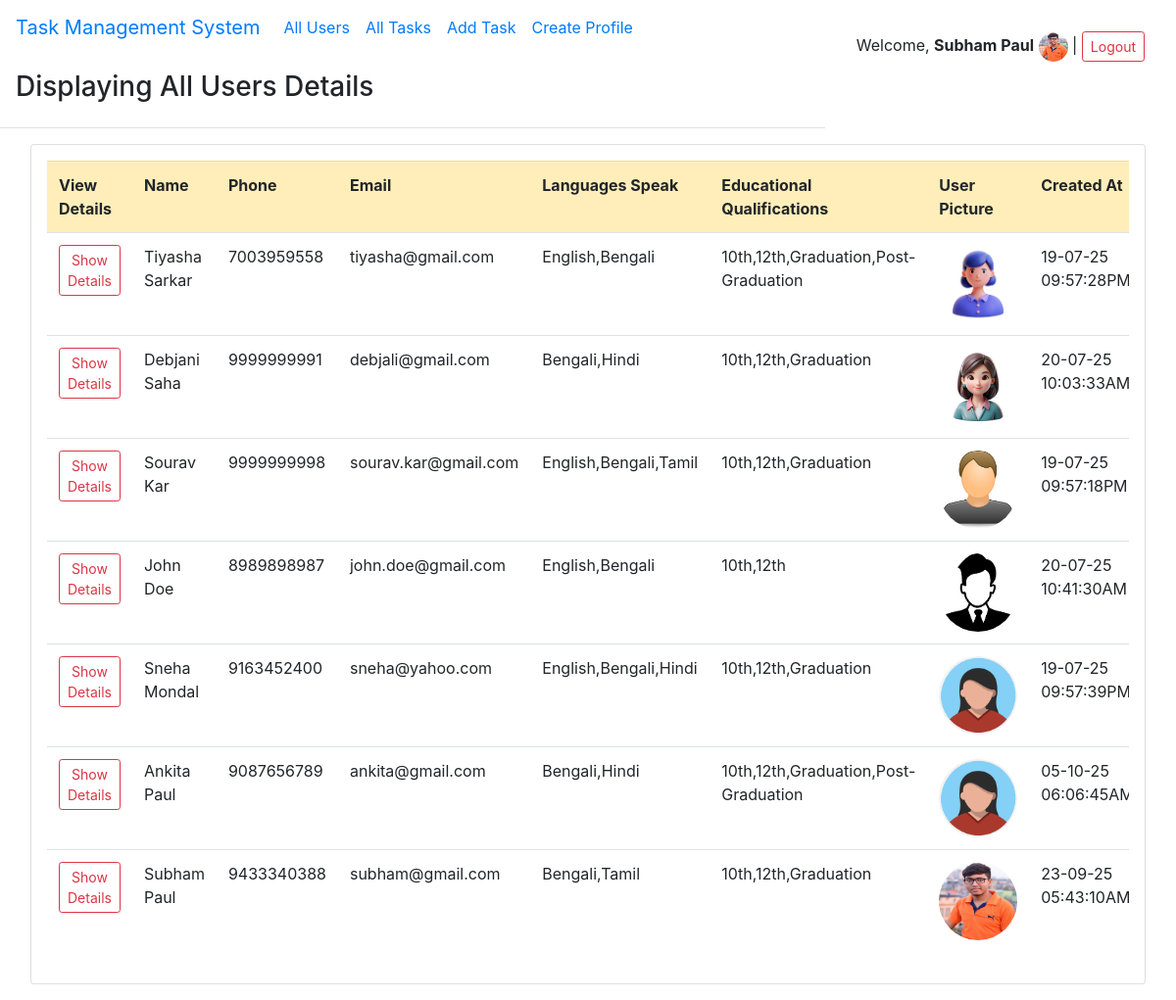
The page / (signed in) on the database its author committed.
### tables this page shows
CREATE TABLE `users` (
  `user_id` varchar(100) NOT NULL,
  `name` varchar(100) NOT NULL,
  `phone` varchar(20) NOT NULL,
  `email` varchar(100) NOT NULL,
  `pass1` varchar(255) NOT NULL,
  `educations` text NOT NULL,
  `languages` text NOT NULL,
  `profile_pic` varchar(255) NOT NULL,
  `role` varchar(10) NOT NULL DEFAULT 'regular',
  `created` timestamp NOT NULL DEFAULT current_timestamp()
);

### index.php (the view, shortened to what this page needs)
<!DOCTYPE html>
<html lang="en">
<head>
   <?php
   include_once("./assets/plugins.php");
   include_once("auth.php");
   include_once("navbar.php");
   ?>
</head>
<body>
   <header class="modal-header">
      <h3>Displaying All Users Details</h3>
   </header>
   <div class="container-fluid">
      <div class="card p-3 m-3">
         <div class="table-responsive">
            <table class="table table-hover">
               <tr class="table-warning">
                  <th>View Details</th>
                  <th>Name</th>
                  <th>Phone</th>
                  <th>Email</th>
                  <th>Languages Speak</th>
                  <th>Educational Qualifications</th>
                  <th>User Picture</th>
                  <th>Created At</th>
               </tr>
               <?php
               $con = new MYSQLi(HOST, USER, PASS, DB);
               if ($con->connect_error) {
                  die($con->connect_error);
               } else {
                  $isAdmin = ($_SESSION['ROLE'] == 'admin') ? true : false;
                  if ($isAdmin) {
                     $SQL = "select * from users";
                  } else {
                     $SQL = "select * from users where user_id='" . $_SESSION['USER-ID'] . "'";
                  }
                  $stmt = $con->prepare($SQL);
                  $stmt->execute();
                  $resultSet = $stmt->get_result();
                  while ($rows = $resultSet->fetch_assoc()) {
               ?>
                     <tr>
                        <td><a class="btn btn-sm btn-outline-danger"
                              href="view?uid=<?php echo $rows['user_id']; ?>">Show Details</a></td>
                        <td><?php echo ucwords($rows['name']); ?></td>
                        <td><?php echo $rows['phone']; ?></td>
                        <td><?php echo $rows['email']; ?></td>
                        <td><?php echo $rows['languages']; ?></td>
                        <td><?php echo $rows['educations']; ?></td>
                        <td><img src="<?php echo $rows['profile_pic']; ?>" height="80px" width="80px"
                              class="rounded-circle" title="<?php echo $rows['name'] ?>'s Pic" /></td>
                        <td><?php echo date("d-m-y h:i:sA", strtotime($rows['created'])); ?></td>
                     </tr>
               <?php
                  }
               }
               ?>
            </table>
         </div>
      </div>
   </div>
</body>
</html>

### assets/plugins.php (shortened to what this page needs)
<link rel="stylesheet" href="https://cdn.jsdelivr.net/npm/bootstrap@4.6.2/dist/css/bootstrap.min.css">

### auth.php (shortened to what this page needs)
<?php
if (!empty($_SESSION['USER'])) {
?>
  <div class="float-right m-3 p-3">
    Welcome, <span class="font-weight-bold"><?php echo $_SESSION['USER']; ?></span>
    <a href="view?uid=<?php echo $_SESSION['USER-ID']; ?>">
      <img src="<?php echo $_SESSION['U-IMG']; ?>" height="30px" width="30px"
        class="rounded-circle" title="<?php echo $_SESSION['USER']; ?>'s Pic" /></a> |
    <a class="btn btn-sm btn-outline-danger" href="logout">Logout</a>
  </div>
<?php
} else {
  redirect("signin");
}
?>

### navbar.php (shortened to what this page needs)
<?php
include_once("./assets/plugins.php");
include_once("auth.php");
?>
<?php
$current_page = basename($_SERVER['PHP_SELF']);
?>
<nav class="navbar navbar-expand-lg navbar-custom">
    <a class="navbar-brand" href="index">Task Management System</a>
    <div class="collapse navbar-collapse" id="navbarNav">
        <ul class="navbar-nav">
            <li class="nav-item <?php if ($current_page == 'index') echo 'active'; ?>">
                <a class="nav-link " href="index">All Users</a>
            </li>
            <li class="nav-item <?php if ($current_page == 'tasks') echo 'active'; ?>">
                <a class="nav-link" href="tasks">All Tasks</a>
            </li>
            <li class="nav-item <?php if ($current_page == 'add_tasks') echo 'active'; ?>">
                <a class="nav-link" href="add_tasks">Add Task</a>
            </li>
            <li class="nav-item <?php if ($current_page == 'signup') echo 'active'; ?>">
                <a class="nav-link" href="signup">Create Profile</a>
            </li>
        </ul>
    </div>
</nav>

### navbar.php (style rules this page uses)
.navbar-custom { background-color: #ffffffff; color: #ffcc00; }

### rows shown on the page
users: name "Tiyasha Sarkar", phone "7003959558", email "tiyasha@gmail.com", languages "English,Bengali", educations "10th,12th,Graduation,Post-Graduation", profile_pic (picture), created "19-07-25…"
users: name "Debjani Saha", phone "9999999991", email "debjali@gmail.com", languages "Bengali,Hindi", educations "10th,12th,Graduation", profile_pic (picture), created "20-07-25 10:03:33AM"
users: name "Sourav Kar", phone "9999999998", email "sourav.kar@gmail.com", languages "English,Bengali,Tamil", educations "10th,12th,Graduation", profile_pic (picture), created "19-07-25 09:57:18PM"
users: name "John Doe", phone "8989898987", email "john.doe@gmail.com", languages "English,Bengali", educations "10th,12th", profile_pic (picture), created "20-07-25 10:41:30AM"
users: name "Sneha Mondal", phone "9163452400", email "sneha@yahoo.com", languages "English,Bengali,Hindi", educations "10th,12th,Graduation", profile_pic (picture), created "19-07-25…"
users: name "Ankita Paul", phone "9087656789", email "ankita@gmail.com", languages "Bengali,Hindi", educations "10th,12th,Graduation,Post-Graduation", profile_pic (picture), created "05-10-25…"
users: name "Subham Paul", phone "9433340388", email "subham@gmail.com", languages "Bengali,Tamil", educations "10th,12th,Graduation", profile_pic (picture), created "23-09-25 05:43:10AM"

### other values the page prints
$_SESSION['USER'] "Subham Paul"
